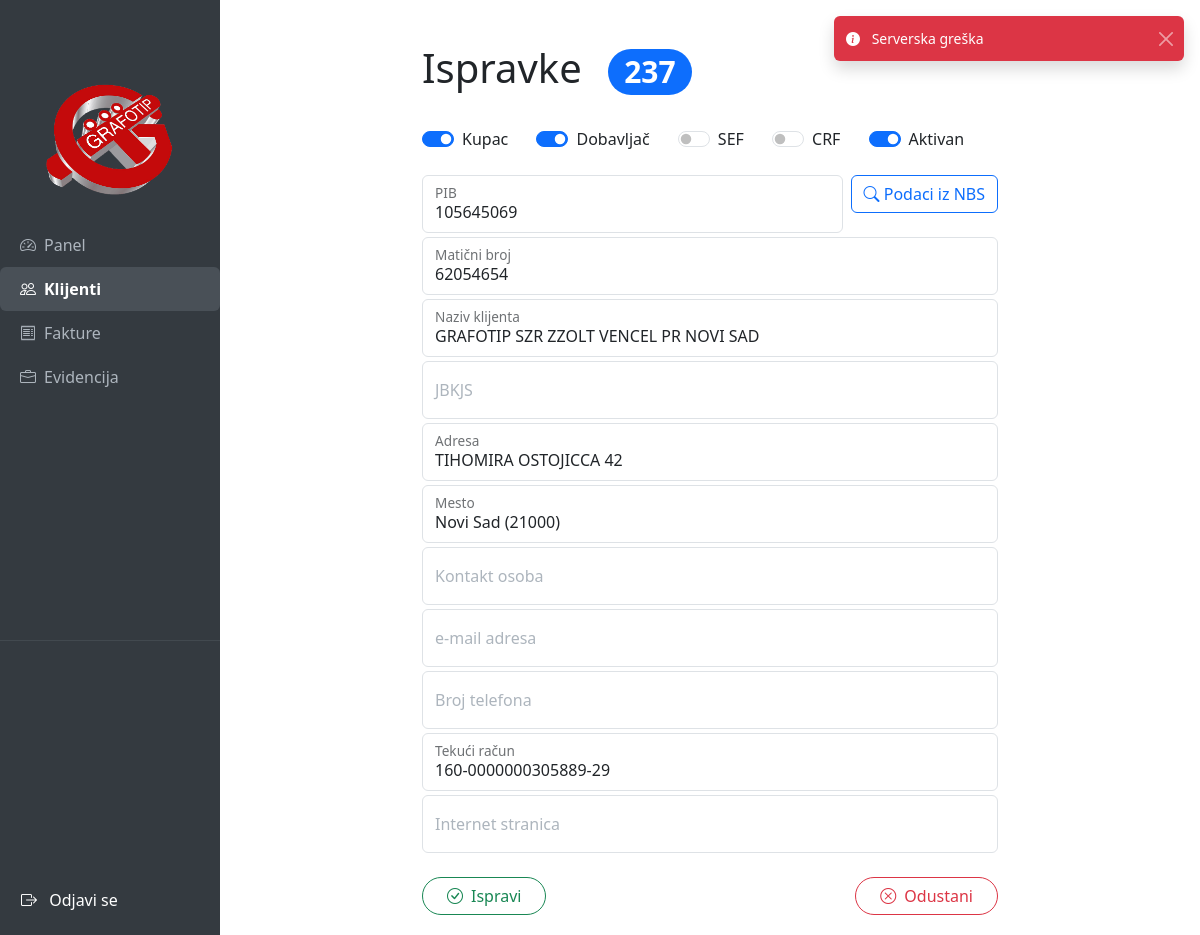
The page /clients/237/edit/ (signed in) on the database its author committed.
### gtbook/models.py (models this page shows, shortened)
class Client(models.Model):
    ime = models.CharField(max_length=200)       # naziv klijenta
    pib = models.CharField(
        max_length=9,
        validators=[RegexValidator(r'^\d{9}$', 'PIB mora imati tačno 9 cifara.')]
    )
    mbr = models.CharField(
        max_length=8,
        validators=[RegexValidator(r'^\d{8}$', 'MBR mora imati tačno 8 cifara.')]
    )
    jbkjs = models.CharField(
        max_length=5,
        blank=True,
        null=True,
        validators=[RegexValidator(r'^\d{5}$', 'JBKJS mora imati tačno 5 cifara.')]
    )
    adresa = models.CharField(max_length=255)#, default=0)
    mesto = models.ForeignKey(Mesto, on_delete=models.SET_NULL, null=True, blank=True) # linked to lookup table
    kontakt = models.CharField(max_length=100, blank=True, null=True)
    email = models.EmailField(blank=True, null=True)
    telefon = models.CharField(max_length=100, blank=True, null=True)
    tekuci = models.CharField(max_length=100, blank=True, null=True)  # racun u banci
    website = models.URLField(blank=True, null=True)
    defcode = models.IntegerField(default=17) # 5-bitni bitmask za kupac/dobavljac/sef/crf/aktivan <- default kupac-aktivan

### gtbook/views.py (the view)
# urls.py: path('clients/<int:pk>/edit/', views.client_edit, name='client_edit'),
@login_required
def client_edit(request, pk):
    client = get_object_or_404(Client, pk=pk)
    if request.method == 'POST':
        form = ClientForm(request.POST, instance=client)
        if form.is_valid():
            form.save()
            messages.success(
                request,
                f'<i class="text-primary"></i> Klijent <strong>{client.ime}</strong> uspešno izmenjen.'
            )
            return redirect("clients_list")
    else:
        form = ClientForm(instance=client)
    return render(request, 'client_form.html', {'form': form, 'edit_mode': True})

### gtbook/models.py (called while the page is built)
    def __str__(self):
        return f"{self.grad} ({self.post_code})"

### gtbook/templatetags/form_extras.py (called while the page is built)
@register.filter
def widget_class(field, base_class="form-control"):
    css = base_class
    if field.errors:
        css += " is-invalid"
    return field.as_widget(attrs={"class": css})

### gtbook/templates/client_form.html (shortened to what this page needs)
{% extends 'base.html' %}
{% load form_extras %}
{% block content %}
<div class="container mt-4" style="max-width: 600px;">
    <h1 class="mb-4">{% if edit_mode %}Ispravke{% else %}Unos klijenta{% endif %}
        {% if form.instance.pk %}
            <span class="badge rounded-pill bg-primary ms-3 px-3 py-2">
                {{ form.instance.pk }}
            </span>
        {% endif %}
    </h1>
    <form method="post" novalidate>
    <div class="mb-3 mt-3">
        <div class="ms-2">
            {% for checkbox in form.defcode_bits %}
                <div class="form-check form-switch form-check-inline m-2 px-4 py-0">
                    {{ checkbox.tag }}
                    <label class="form-check-label" for="{{ checkbox.id_for_label }}">
                        {{ checkbox.choice_label }}
                    </label>
                </div>
            {% endfor %}
        </div>
    </div>
    <div class="mb-1 d-flex align-items-start">
        <div class="form-floating flex-grow-1 me-2">
            {{ form.pib|widget_class }}
            <label for="{{ form.pib.id_for_label }}">{{ form.pib.label }}</label>
        </div>
        <button type="button" class="btn btn-outline-primary" id="fetch-nbs-btn"><i class="bi bi-search"></i> Podaci iz NBS</button>
    </div>
    <div class="form-floating mb-1">
        {{ form.mbr|widget_class }}
        <label for="{{ form.mbr.id_for_label }}">{{ form.mbr.label }}</label>
    </div>
    {% for field in form %}
        {% if field.name not in "defcode_bits pib mbr" %}
            <div class="form-floating mb-1">
                {{ field|widget_class }}
                <label for="{{ field.id_for_label }}">{{ field.label }}</label>
            </div>
        {% endif %}
    {% endfor %}
        <div class="d-flex justify-content-between mt-4 align-items-center">
            <button type="submit" id="clientSubmitBtn"
                class="btn btn-outline-success rounded-pill px-4 d-flex align-items-center">
                <i class="bi bi-check-circle me-2"></i>
                {% if edit_mode %}Ispravi{% else %}Dodaj{% endif %}
            </button>
            <a href="{% url 'clients_list' %}" class="btn btn-outline-danger rounded-pill px-4 d-flex align-items-center">
                <i class="bi bi-x-circle me-2"></i>
                Odustani
            </a>
        </div>
    </form>
</div>
{% endblock %}

### rows shown on the page
Client: instance.pk "237", pib "105645069", mbr "62054654", form "GRAFOTIP SZR ZZOLT VENCEL PR NOVI SAD" "TIHOMIRA OSTOJICCA 42" "Novi Sad (21000)" "160-0000000305889-29"

### other values the page prints
{{ checkbox.choice_label }} "Kupac" "Dobavljač" "SEF" "CRF" "Aktivan"
